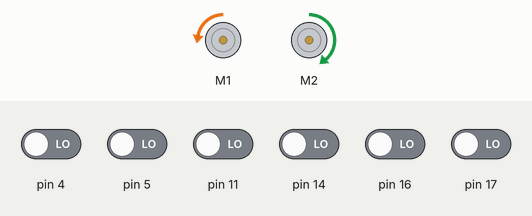
Simulated run of this sketch. Board: Arduino Uno, built with avr-gcc and run on an emulated ATmega328P. Shown: 2 × DC motor (green arrow = forward, orange = backward, longer = faster). The test bench sets the inputs (shaded band); at power-on: pin 4, pin 5, pin 11, pin 14, pin 16, pin 17 LOW.

Above: at 6.2 s.
6.3 s: pin 4 driven HIGH
At 7.0 s:
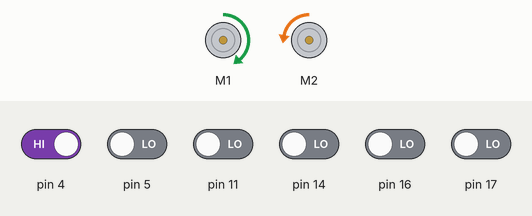
7.8 s: pin 5 driven HIGH
At 9.0 s:
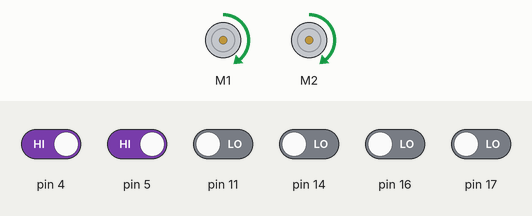
9.3 s: pin 5 driven LOW
At 9.9 s:
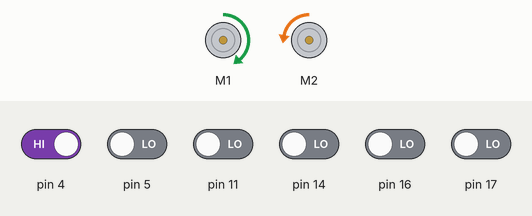
10.8 s: pin 4 driven LOW
At 12.0 s:
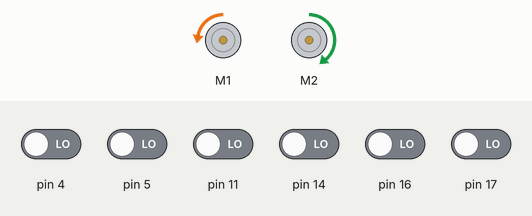
Timing chart, 0 to 13.3 s (numbered marks = the images above; inputs shaded):
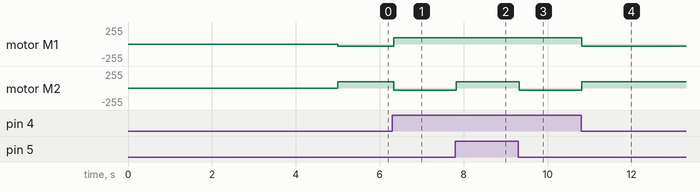

The sketch:

03_LineFollower.ino
```cpp
// JCU Robo Club Activity 3 Line Follower
#include <ZumoReflectanceSensorArray.h>
#include <ZumoMotors.h>

ZumoReflectanceSensorArray reflectanceSensors;
ZumoMotors motors;

void setup() {
  reflectanceSensors.init();
  delay(500);

  // Calibrate first
  for (int i = 0; i < 100; i++) {
    reflectanceSensors.calibrate();
    delay(20);
  }
}

void loop() {
  unsigned int sensorValues[6]; // stores each sensor value
  reflectanceSensors.read(sensorValues); //Read into sensorValues

  // Set a threshold
  int threshold = (reflectanceSensors.calibratedMinimumOn[0] + reflectanceSensors.calibratedMaximumOn[0]) / 2;

  if (sensorValues[0] < threshold) {
    // Leftmost sensor sees line -> turn left
    motors.setSpeeds(-50, 150);
  } else if (sensorValues[5] < threshold) {
    // Rightmost sensor sees line -> turn right
    motors.setSpeeds(150, -50);
  } else {
    // Go straight
    motors.setSpeeds(150, 150);
  }

  delay(50); // small delay to smooth movement
}
```

Measured:
- after the input at 6.3 s, motor M1: backward 31/255 → forward 95/255 at once; motor M2: forward 95/255 → backward 31/255 at once
- after the input at 7.8 s, motor M2: backward 31/255 → forward 95/255 at once
- after the input at 9.3 s, motor M2: forward 95/255 → backward 31/255 at once
- after the input at 10.8 s, motor M1: forward 95/255 → backward 31/255 at once; motor M2: backward 31/255 → forward 95/255 at once
